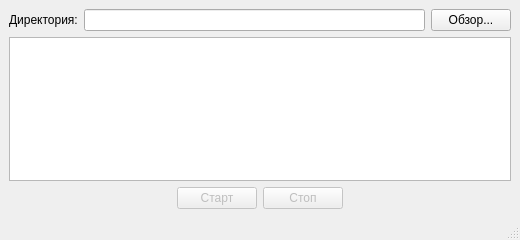
<?xml version="1.0" encoding="UTF-8"?>
<ui version="4.0">
 <class>MainWindow</class>
 <widget class="QMainWindow" name="MainWindow">
  <property name="geometry">
   <rect>
    <x>0</x>
    <y>0</y>
    <width>520</width>
    <height>240</height>
   </rect>
  </property>
  <property name="minimumSize">
   <size>
    <width>520</width>
    <height>240</height>
   </size>
  </property>
  <property name="windowTitle">
   <string>MD5Tree</string>
  </property>
  <widget class="QWidget" name="centralwidget">
   <layout class="QVBoxLayout" name="verticalLayout" stretch="0,1,0">
    <item>
     <layout class="QHBoxLayout" name="horizontalLayout" stretch="0,1,0">
      <item>
       <widget class="QLabel" name="dirLabel">
        <property name="text">
         <string>Директория:</string>
        </property>
       </widget>
      </item>
      <item>
       <widget class="QLineEdit" name="pathLineEdit">
        <property name="readOnly">
         <bool>true</bool>
        </property>
        <property name="placeholderText">
         <string/>
        </property>
       </widget>
      </item>
      <item>
       <widget class="QPushButton" name="browseButton">
        <property name="text">
         <string>Обзор...</string>
        </property>
       </widget>
      </item>
     </layout>
    </item>
    <item>
     <widget class="QTableView" name="resultsTable">
      <property name="font">
       <font>
        <family>Consolas</family>
        <pointsize>10</pointsize>
       </font>
      </property>
      <property name="editTriggers">
       <set>QAbstractItemView::NoEditTriggers</set>
      </property>
      <property name="alternatingRowColors">
       <bool>true</bool>
      </property>
      <property name="selectionBehavior">
       <enum>QAbstractItemView::SelectRows</enum>
      </property>
      <attribute name="horizontalHeaderShowSortIndicator" stdset="0">
       <bool>false</bool>
      </attribute>
      <attribute name="horizontalHeaderStretchLastSection">
       <bool>false</bool>
      </attribute>
      <attribute name="verticalHeaderVisible">
       <bool>false</bool>
      </attribute>
     </widget>
    </item>
    <item>
     <layout class="QHBoxLayout" name="horizontalLayout_2">
      <item>
       <spacer name="horizontalSpacer">
        <property name="orientation">
         <enum>Qt::Horizontal</enum>
        </property>
        <property name="sizeHint" stdset="0">
         <size>
          <width>40</width>
          <height>20</height>
         </size>
        </property>
       </spacer>
      </item>
      <item>
       <widget class="QPushButton" name="startButton">
        <property name="enabled">
         <bool>false</bool>
        </property>
        <property name="text">
         <string>Старт</string>
        </property>
       </widget>
      </item>
      <item>
       <widget class="QPushButton" name="stopButton">
        <property name="enabled">
         <bool>false</bool>
        </property>
        <property name="text">
         <string>Стоп</string>
        </property>
       </widget>
      </item>
      <item>
       <spacer name="horizontalSpacer_2">
        <property name="orientation">
         <enum>Qt::Horizontal</enum>
        </property>
        <property name="sizeHint" stdset="0">
         <size>
          <width>40</width>
          <height>20</height>
         </size>
        </property>
       </spacer>
      </item>
     </layout>
    </item>
   </layout>
  </widget>
  <widget class="ProgressStatusBar" name="statusbar"/>
 </widget>
 <resources/>
 <connections/>
 <customwidgets>
  <customwidget>
   <class>ProgressStatusBar</class>
   <extends>QStatusBar</extends>
   <header>progressstatusbar.h</header>
  </customwidget>
 </customwidgets>
</ui>
